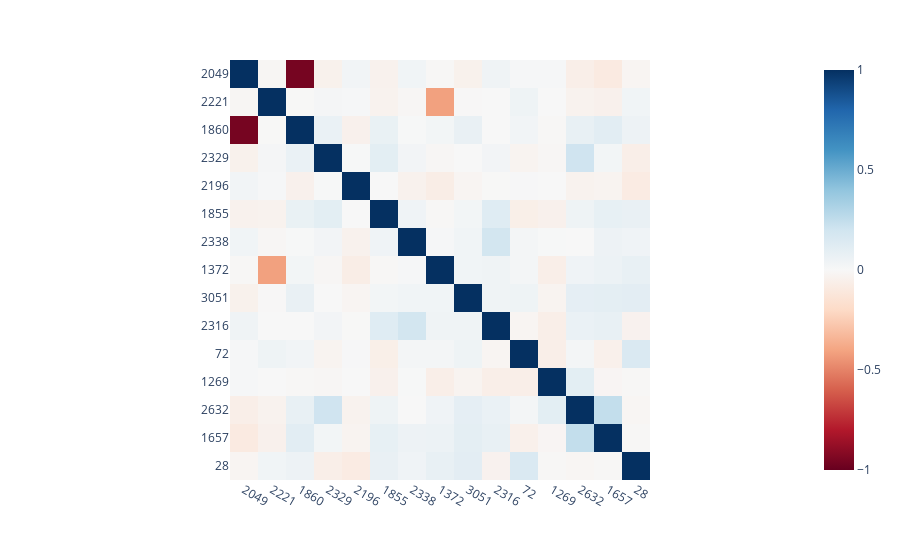

Here is the notebook cell this chart was saved with:
### Code cell
# Compute output features whose top eigenvalues are high, likely indicating some interesting structure.
eigenvals = tracer.compute(compute_truncated_eigenvalues, project=False, k=2)
vals, idxs = eigenvals.topk(15)

# Plot the cosine similarity between these features to see if any are related.
dirs = tracer.out.w_dec.weight[:, idxs]
sims = torch.cosine_similarity(dirs[..., None], dirs[:, None], dim=0)

# Visualize them nicely.
labels = [f"{i}" for i in idxs.cpu()]
px.imshow(sims.cpu(), color_continuous_scale="RdBu", color_continuous_midpoint=0, x=labels, y=labels)

### Figure 1 — Plotly figure (JSON) as saved in the notebook; plotly's stock layout.template omitted (floating-point values rounded to 4 significant figures; data arrays with more than 128 entries replaced by an {"elided": "..."} marker saying what was removed)
{"data": [{"coloraxis": "coloraxis", "hovertemplate": "x: %{x}<br>y: %{y}<br>color: %{z}<extra></extra>", "name": "0", "type": "heatmap", "x": ["2049", "2221", "1860", "2329", "2196", "1855", "2338", "1372", "3051", "2316", "72", "1269", "2632", "1657", "28"], "xaxis": "x", "y": ["2049", "2221", "1860", "2329", "2196", "1855", "2338", "1372", "3051", "2316", "72", "1269", "2632", "1657", "28"], "yaxis": "y", "z": {"elided": "15x15 float values"}}], "layout": {"coloraxis": {"cmid": 0, "colorscale": [[0, "rgb(103,0,31)"], [0.1, "rgb(178,24,43)"], [0.2, "rgb(214,96,77)"], [0.3, "rgb(244,165,130)"], [0.4, "rgb(253,219,199)"], [0.5, "rgb(247,247,247)"], [0.6, "rgb(209,229,240)"], [0.7, "rgb(146,197,222)"], [0.8, "rgb(67,147,195)"], [0.9, "rgb(33,102,172)"], [1, "rgb(5,48,97)"]]}, "margin": {"t": 60}, "xaxis": {"anchor": "y", "constrain": "domain", "domain": [0, 1], "scaleanchor": "y"}, "yaxis": {"anchor": "x", "autorange": "reversed", "constrain": "domain", "domain": [0, 1]}}}
